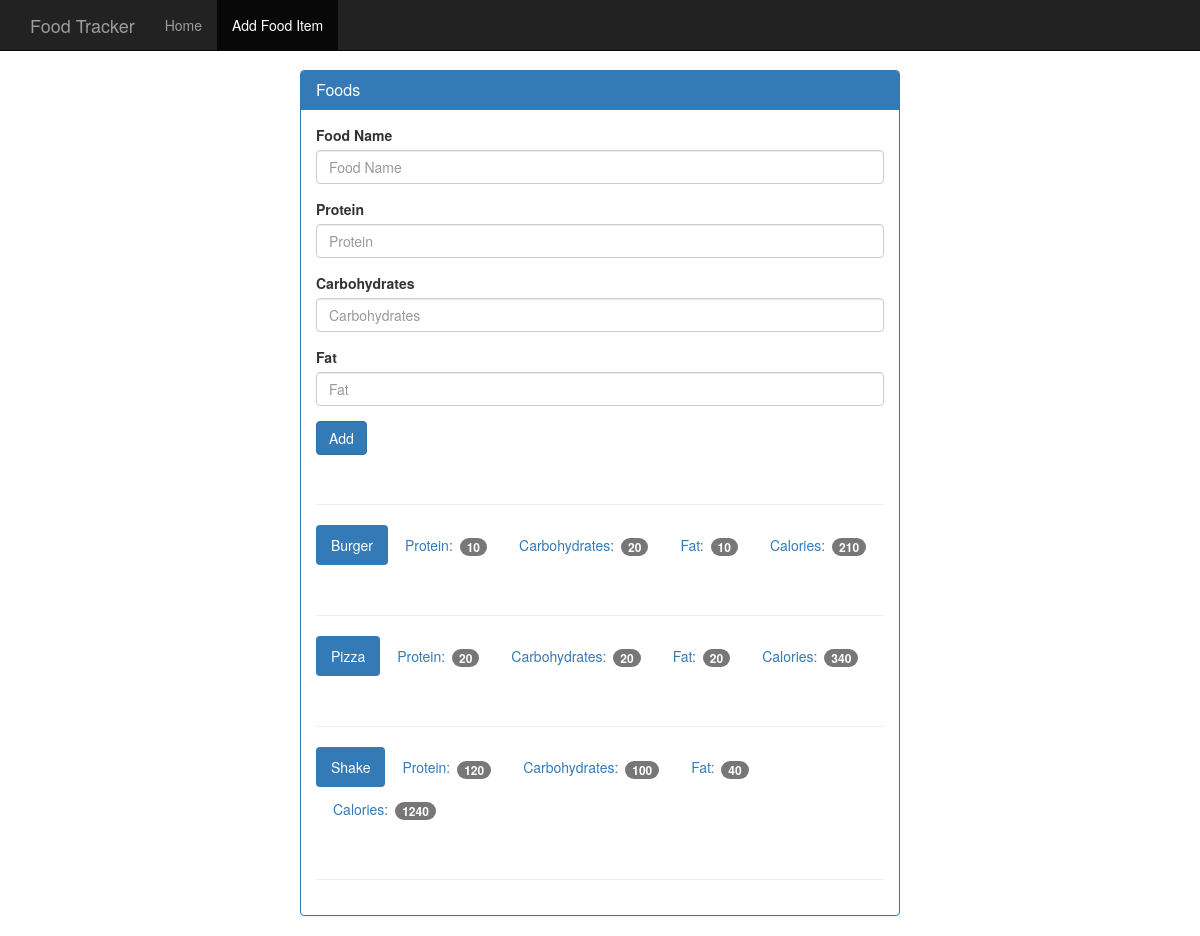
Before: /food with the older database file.
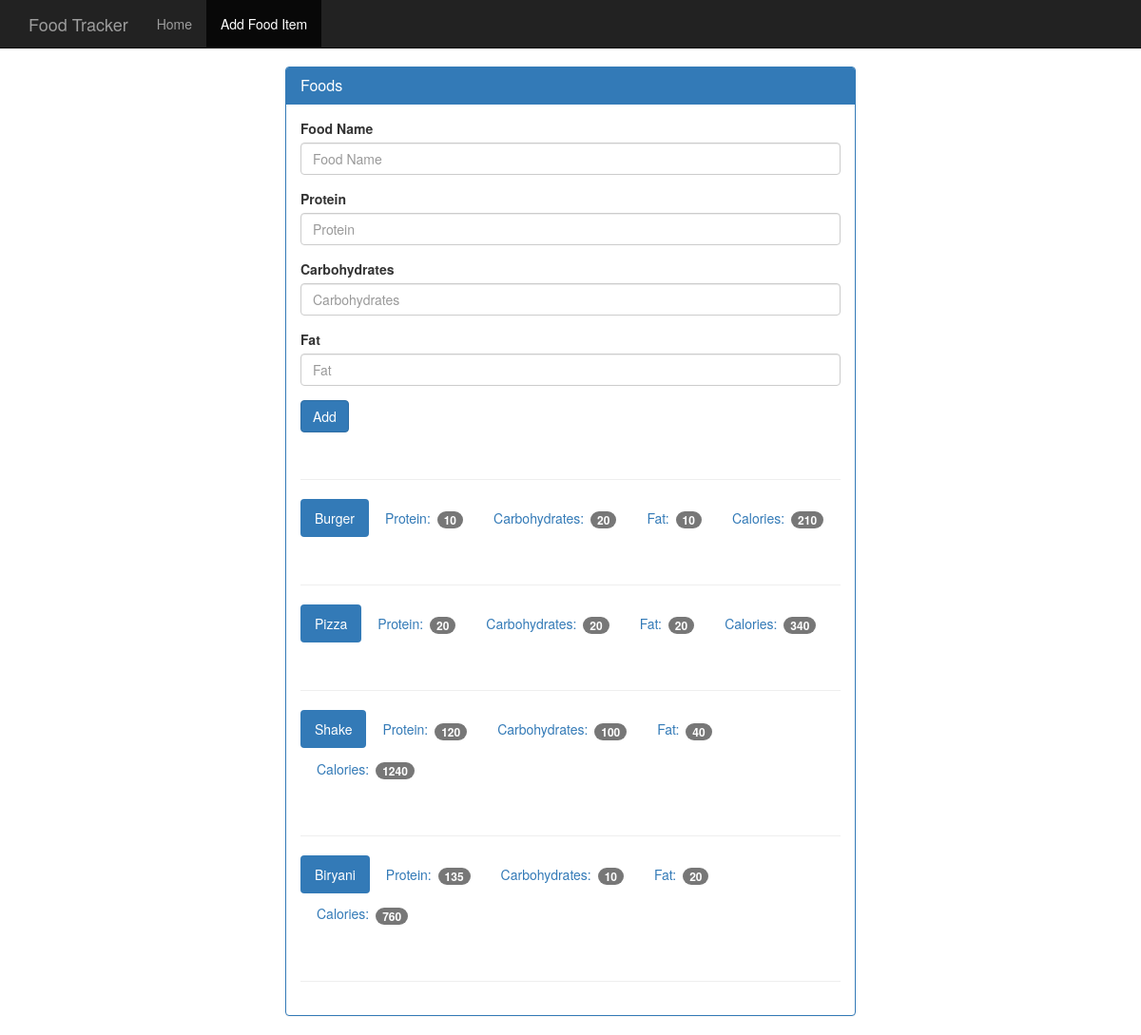
After: the same page with the newer database file.
### tables this page shows
CREATE TABLE food(
    id INTEGER PRIMARY KEY AUTOINCREMENT,
    food_name text NOT NULL,
    protein integer NOT NULL,
    carbohydrates integer NOT NULL,
    fat integer NOT NULL,
    calories integer NOT NULL
);

### app.py (the view, shortened to what this page needs)
@app.route('/food',methods=['GET','POST'])
def food():
    db = get_db()
    cur = db.execute('select  * from food')
    result = cur.fetchall()
    return render_template('add_food.html',food_items = result)

### app.py (called while the page is built)
def connect_db():
    sql = sqlite3.connect('food_log.db')
    sql.row_factory = sqlite3.Row
    return sql

def get_db():
    if not hasattr(g,'sqlite3_db'):
        g.sqlite3_db=connect_db()
    return g.sqlite3_db

### templates/add_food.html (shortened to what this page needs)
<!DOCTYPE html>
<html lang="en">
  <head>
    <link href="{{ url_for('static', filename='bootstrap.min.css') }}" rel="stylesheet">
    <link href="{{ url_for('static', filename='theme.css') }}" rel="stylesheet">
  </head>
  <body>
    <nav class="navbar navbar-inverse navbar-fixed-top">
      <div class="container">
        <div class="navbar-header">
          <a class="navbar-brand" href="#">Food Tracker</a>
        </div>
        <div id="navbar" class="navbar-collapse collapse">
          <ul class="nav navbar-nav">
            <li><a href="#">Home</a></li>
            <li class="active"><a href="#">Add Food Item</a></li>
          </ul>
        </div>
      </div>
    </nav>
    <div class="container theme-showcase col-sm-6 col-sm-offset-3" role="main">
      <div class="row">
        <div>
          <div class="panel panel-primary">
            <div class="panel-heading">
              <h3 class="panel-title">Foods</h3>
            </div>
            <div class="panel-body">
              <form method="POST" action="{{url_for('food')}}">
                <div class="form-group">
                  <label for="food-name">Food Name</label>
                  <input type="text" class="form-control" id="food-name" name="name" placeholder="Food Name">
                </div>
                <div class="form-group">
                  <label for="protein">Protein</label>
                  <input type="number" class="form-control" id="protein" name="protein" placeholder="Protein">
                </div>
                <div class="form-group">
                  <label for="carbohydrates">Carbohydrates</label>
                  <input type="number" class="form-control" id="carbohydrates" name="carbohydrates" placeholder="Carbohydrates">
                </div>
                <div class="form-group">
                  <label for="fat">Fat</label>
                  <input type="number" class="form-control" id="fat" name ="fat" placeholder="Fat">
                </div>
                <button type="submit" class="btn btn-primary">Add</button>
              </form>
              <div class="page-header"></div>
              {% for item in food_items %}
                <ul class="nav nav-pills" role="tablist">
                  <li class="active"><a>{{item.food_name}}</a></li>
                  <li><a>Protein: <span class="badge">{{item.protein}}</span></a></li>
                  <li><a>Carbohydrates: <span class="badge">{{item.carbohydrates}}</span></a></li>
                  <li><a>Fat: <span class="badge">{{item.fat}}</span></a></li>
                  <li><a>Calories: <span class="badge">{{item.calories}}</span></a></li>
                </ul>
              <div class="page-header"></div>
              {% endfor%}
            </div>
          </div>
        </div>
      </div>
    </div>
  </body>
</html>

### static/theme.css (style rules this page uses)
body { padding-top: 70px; padding-bottom: 30px; }

Changed rows visible on the page:
added food: food_name "Biryani", protein "135", carbohydrates "10", fat "20", calories "760"
